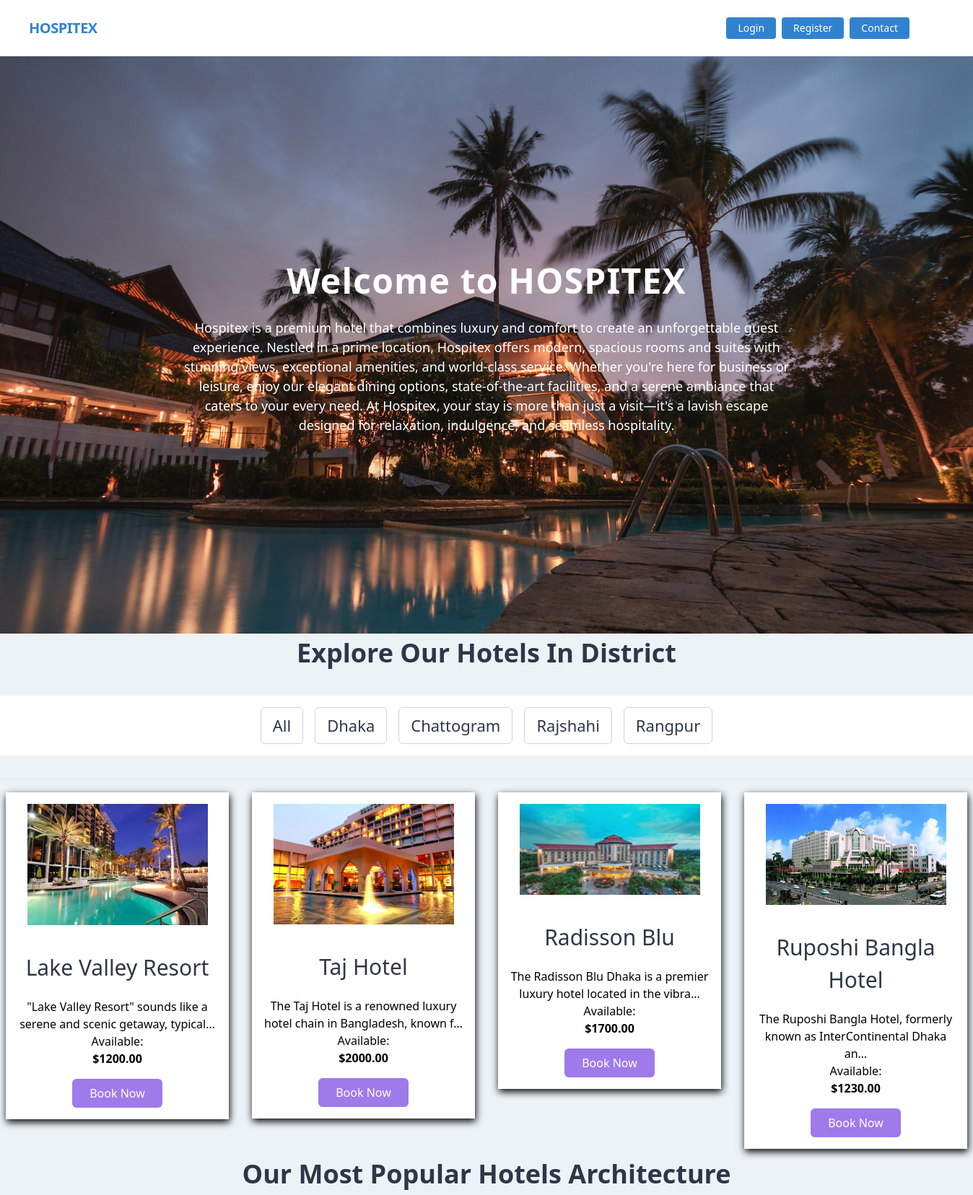
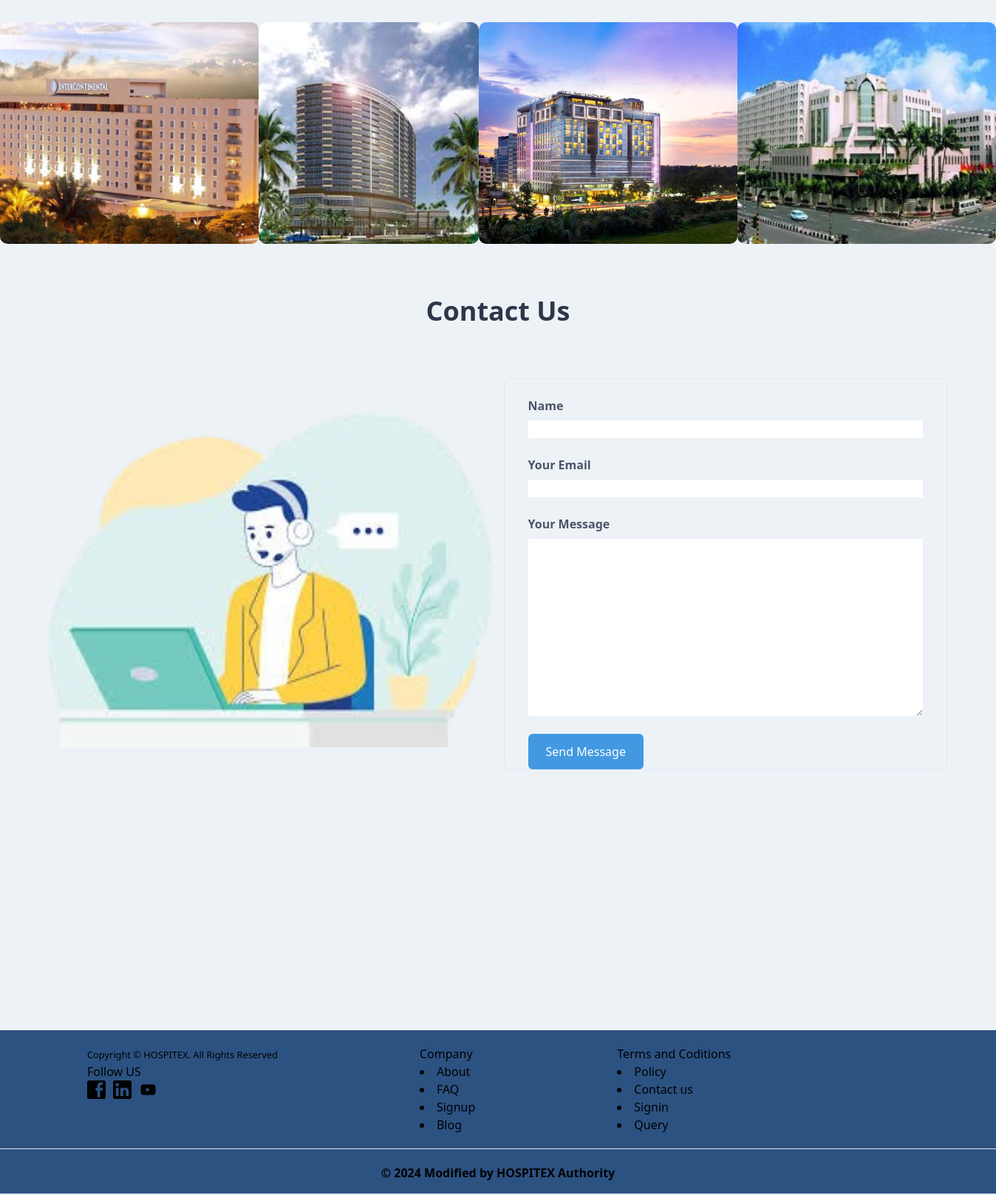
The page / on the database its author committed (2 pictures, top to bottom).
### hotel/models.py (models this page shows, shortened)
class Category(models.Model):
    name = models.CharField(max_length=50)
    slug = models.SlugField(max_length=40, unique=True, blank=True)

class Hotel(models.Model):
    categories = models.ManyToManyField(Category)
    title = models.CharField(max_length=120)
    description = models.TextField()
    image = models.ImageField(upload_to='hotel/media/uploads',blank=True,null=True)
    phone_no = models.CharField(max_length=50,blank=True,null=True)
    price = price = models.DecimalField(max_digits=12, decimal_places=2)
    rooms = models.PositiveIntegerField(default = 0)

### core/views.py (the view)
# urls.py: path('',HomeView,name='home'),
def HomeView(request,category_slug=None):
    hotels = Hotel.objects.all()
    if category_slug is not None:
        category = get_object_or_404(Category, slug=category_slug)
        hotels = hotels.filter(categories=category)
    categories = Category.objects.all()
    if request.method == 'POST':
        contacts = ContactUsForm(request.POST)
        if contacts.is_valid():
            contacts.save()
            messages.success(request, "Your message has been sent successfully!")
            return redirect('home')
    else:
        contacts = ContactUsForm()
    return render(request, 'index.html', {'hotels': hotels,'categories': categories,'contacts': contacts})

### hotel/forms.py
class ContactUsForm(forms.ModelForm):
    class Meta:
        model = Contact_Us
        fields = ['name', 'email', 'message']

### core/templates/index.html (shortened to what this page needs)
{% extends "base.html" %}
{% block body %}
{% load static %}
<div class="banner h-96 flex items-center justify-center bg-cover bg-center text-center"
style="background-image: url('{% static 'hotel-bg.jpg' %}'); background-size: cover; height:100vh;">
    <div class="">
        <h1 class="text-white text-5xl font-bold tracking-wide mb-4">Welcome to HOSPITEX</h1>
        <div class="max-w-4xl mx-auto px-6">
            <p class="text-white text-lg">
                Hospitex is a premium hotel that combines luxury and comfort to create an unforgettable guest experience. Nestled in a prime location, Hospitex offers modern, spacious rooms and suites with stunning views, exceptional amenities, and world-class service. Whether you're here for business or leisure, enjoy our elegant dining options, state-of-the-art facilities, and a serene ambiance that caters to your every need. At Hospitex, your stay is more than just a visit—it's a lavish escape designed for relaxation, indulgence, and seamless hospitality.
            </p>
        </div>
    </div>
</div>
<div class="" style="padding-bottom: 200px;">
    <section class="">
        <h2 class="text-center text-4xl font-semibold mb-8 mx-auto text-gray-800">Explore Our Hotels In District</h2>
      <div class="mx-auto  bg-white py-2  mb-8 flex flex-wrap justify-center">
        <div class="m-2">
          <div class="box text-center border border-gray-400 rounded-md py-2 px-4 hover:shadow-md">
            <a href="{% url 'home' %}" class="text-decoration-none text-10xl text-gray-800" style="font-size: 22px;"><h3>All</h3></a>
          </div>
        </div>
        {% for category in categories %}
          <div class="m-2">
            <div class="box text-center border border-gray-400 rounded-md py-2 px-4 hover:shadow-md">
              <a href="{% url "Hotel_list_category" category.slug %}" class="text-decoration-none text-10xl text-gray-800" style="font-size: 22px;"><h3>{{ category.name }}</h3></a>
            </div>
          </div>
        {% endfor %}
      </div>
    </section>
    <hr />
    <section class="p-5  bg-green-50 md:p-0 grid grid-cols-1 sm:grid-cols-2 md:grid-cols-2 lg:grid-cols-4 xl:grid-cols-4 2xl:grid-cols-4 gap-4 items-start" style="padding-top: 10px;">
      {% for hotel in hotels %}
        <section class="card bg-purple-50 text-center transform duration-500 hover:-translate-y-2 cursor-pointer">
          <img src="{{ hotel.image.url }}" alt="{{ hotel.title }}" />
          <a href="{% url "hotel_detail" hotel.id %}" class="text-decoration-none text-gray-800"><h4 class="text-3xl my-5">{{ hotel.title }}</h4> </a>
          <p class="card-text">{{ hotel.description|truncatechars:70 }}</p>
          <p class="card-text">Available: {{ hotel.quantity }}</p>
          <h2 class="font-semibold mb-4">${{ hotel.price }}</h2>
          <a href="">
            <button class="p-2 px-6 bg-purple-500 text-white rounded-md hover:bg-purple-600">Book Now</button>
          </a>
        </section>
        {% endfor %}
      </section>
      <div class="hotel-banner-container">
        <h2 class="text-center text-4xl font-semibold mb-8 text-gray-800">Our Most Popular Hotels Architecture</h2>
        <div class="hotel-banner flex">
            <img src="{% static 'hotel1.jpg' %}" alt="Hotel 2" class="hotel-banner-image" style="width: 350px; height: 300px;object-fit: cover;border-radius: 10px;transition: transform 0.3s ease-in-out;">
            <img src="{% static 'hotel2.jpg' %}" alt="Hotel 2" class="hotel-banner-image" style="width: 350px; height: 300px;object-fit: cover;border-radius: 10px;transition: transform 0.3s ease-in-out;">
            <img src="{% static 'hotel3.jpg' %}" alt="Hotel 2" class="hotel-banner-image" style="width: 350px; height: 300px;object-fit: cover;border-radius: 10px;transition: transform 0.3s ease-in-out;">
            <img src="{% static 'hotel-4.jpg' %}" alt="Hotel 2" class="hotel-banner-image" style="width: 350px; height: 300px;object-fit: cover;border-radius: 10px;transition: transform 0.3s ease-in-out;">
        </div>
    </div>
<div class="container mx-auto py-16">
  <h2 class="text-center text-4xl font-semibold mb-8 text-gray-800">Contact Us</h2>
  <div class="w-full flex bg-gray p-8 ">
      <div class="w-1/2 flex items-center justify-center">
          <img src="{% static 'contact.png' %}" alt="Contact Us Image" class="object-cover rounded-lg w-full h-auto">
      </div>
      <div class="w-1/2 px-8 mb-4 ml-4 border rounded-lg">
          <form action="" method="POST" class="space-y-6">
              <div class="flex flex-col">
                  <label for="name" class="text-gray-700 font-semibold mb-2">Name</label>
                  {{ contacts.name }}
              </div>
              <div class="flex flex-col">
                  <label for="email" class="text-gray-700 font-semibold mb-2">Your Email</label>
                  {{ contacts.email }}
              </div>
              <div class="flex flex-col">
                  <label for="message" class="text-gray-700 font-semibold mb-2">Your Message</label>
                  {{ contacts.message }}
              </div>
              <button type="submit" class="bg-blue-500 text-white mb-2 py-3 px-6 rounded-md hover:bg-blue-600 transition">
                  Send Message
              </button>
          </form>
      </div>
  </div>
</div>
{% endblock %}

### core/templates/base.html (shortened to what this page needs)
{% load static %}
<!DOCTYPE html>
<html lang="en">
    <head>
        <link href="https://unpkg.com/tailwindcss@^1.0/dist/tailwind.min.css" rel="stylesheet">
    </head>
    <body class="bg-gray-200 min-h-screen flex flex-col justify-between">
        {% include 'navbar.html' %}
        <main class="flex-grow">
            {% block body %}{% endblock %}
        </main>
        {% include 'footer.html' %}
    </body>
</html>

### core/templates/navbar.html (shortened to what this page needs)
<nav class="flex items-center justify-between flex-wrap bg-white p-6 px-10">
    <div class="flex items-center flex-shrink-0 text-white mr-6">
        <span class="font-semibold text-xl tracking-tight text-blue-600 font-bold"><a href="{% url "home" %}">HOSPITEX</a></span>
    </div>
    <div class="w-full block flex-grow lg:flex lg:items-center lg:w-auto px-10">
        {% if request.user.is_authenticated %}
            <div class="text-md lg:flex-grow">
                <a href="{% url "transaction_report" %}" class="block mt-4 lg:inline-block lg:mt-0 text-blue-600 hover:text-red-900 hover:font-black mr-4">
                    Report
                </a>
                <a href="{% url "deposit_money" %}" class="block mt-4 lg:inline-block lg:mt-0 text-blue-600 hover:text-red-900 hover:font-black mr-4">
                    Deposit
                </a>
                <a href="{% url "booking_history" %}" class="block mt-4 lg:inline-block lg:mt-0 text-blue-600 hover:text-red-900 hover:font-black mr-4">
                    Booking History
                </a>
                <a href="{% url "hotel_list" %}" class="block mt-4 lg:inline-block lg:mt-0 text-blue-600 hover:text-red-900 hover:font-black mr-4">
                    Hotel list
                </a>
            </div>
            <div class="flex w-auto">
                <div class="text-blue-600 my-auto font-black px-5">Welcome, {{ request.user.first_name }} (balance : {{request.user.account.balance}}) </div>
                <a href="{% url 'profile' %}" class="mx-2 inline-block font-medium text-sm px-4 py-2 leading-none bg-blue-600 rounded text-white border-white hover:border-transparent hover:text-dark hover:bg-blue-700 mt-4 lg:mt-0">Profile</a>
                <form method="post" action="{% url 'logout' %}">
                    {% csrf_token %}
                    <button type="submit" class="mx-2 inline-block font-medium text-sm px-4 py-2 leading-none bg-blue-600 rounded text-white border-white hover:border-transparent hover:text-dark hover:bg-blue-700 mt-4 lg:mt-0">logout</button>
                </form>
                <a href="{% url "contact" %}" class="inline-block font-medium mx-2 text-sm px-4 py-2 leading-none bg-blue-600 rounded text-white border-white hover:border-transparent hover:text-gray-800 hover:bg-white mt-4 lg:mt-0">Contact</a>
            </div>
        {% else %}
            <div>
                <a href="{% url 'login' %}" class="mr-2 inline-block font-medium text-sm px-4 py-2 leading-none bg-blue-600 rounded text-white border-white hover:border-transparent hover:text-gray-800 hover:bg-red-700 mt-4 lg:mt-0">Login</a>
            </div>
            <div>
                <a href="{% url 'register' %}" class="inline-block font-medium text-sm px-4 py-2 leading-none bg-blue-600 rounded text-white border-white hover:border-transparent hover:text-gray-800 hover:bg-white mt-4 lg:mt-0">Register</a>
            </div>
            <div>
                <a href="{% url "contact" %}" class="inline-block font-medium mx-2 text-sm px-4 py-2 leading-none bg-blue-600 rounded text-white border-white hover:border-transparent hover:text-gray-800 hover:bg-white mt-4 lg:mt-0">Contact</a>
            </div>
        {% endif %}
    </div>
</nav>

### core/templates/footer.html
{% load static %}
<footer class="footer bg-blue-800 text-black relative border-b-2 mt-10">
    <div class="container flex flex-wrap w-75 m-auto row p-5">
        <div class="col-md-6 ml-16 mr-32">
          <p><small>Copyright © HOSPITEX. All Rights Reserved</small></p>
          <h5>Follow US</h5>
          <div class="flex">
            <img src="{% static 'fb.png' %}" alt="Facebook Icon" style="margin-right:10px; width: 25px;" />
            <img src="{% static 'linkedin.png' %}" alt="linkedin Icon" style="margin-right:10px; width: 25px;" />
            <img src="{% static 'youtube.png' %}" alt="youtube Icon" style="width:25px;" />
          </div>
        </div>
        <div class="col-md-3 ml-16 mr-32">
          <h5>Company</h5>
          <li>About</li>
          <li>FAQ</li>
          <li>Signup</li>
          <li>Blog</li>
        </div>
        <div class="col-md-3 ml-16 mr-326">
          <h5>Terms and Coditions</h5>
          <li>Policy</li>
          <li><a href="{% url "contact" %}">Contact us</a></li>
          <li>Signin</li>
          <li>Query</li>
        </div>
      </div>
      <hr />
    <div class="container mx-auto px-6">
        <div class="mt-5 flex flex-col items-center">
            <div class="sm:w-2/3 text-center py-0 pb-2">
                <p class="text-md text-black font-bold mb-2">
                    © {% now "Y" %} Modified by HOSPITEX Authority
                </p>
            </div>
        </div>
    </div>
</footer>

### core/templates/index.html (style rules this page uses)
.card { background: white; padding: 1rem; margin: 0.5rem; display: flex; flex-direction: column; align-items: center; box-shadow: 1px 4px 10px; }
.card img { max-width: 250px; width: 100%; height: auto; max-height: 220px; object-fit: cover; margin-bottom: 1rem; }

### rows shown on the page
Category: name "Dhaka"
Category: name "Chattogram"
Category: name "Rajshahi"
Category: name "Rangpur"
Hotel: image (picture), title "Lake Valley Resort", description "\"Lake Valley Resort\" sounds like a serene and scenic getaway, typical…", price "1200.00"
Hotel: image (picture), title "Taj Hotel", description "The Taj Hotel is a renowned luxury hotel chain in Bangladesh, known f…", price "2000.00"
Hotel: image (picture), title "Radisson Blu", description "The Radisson Blu Dhaka is a premier luxury hotel located in the vibra…", price "1700.00"
Hotel: image (picture), title "Ruposhi Bangla Hotel", description "The Ruposhi Bangla Hotel, formerly known as InterContinental Dhaka an…", price "1230.00"
